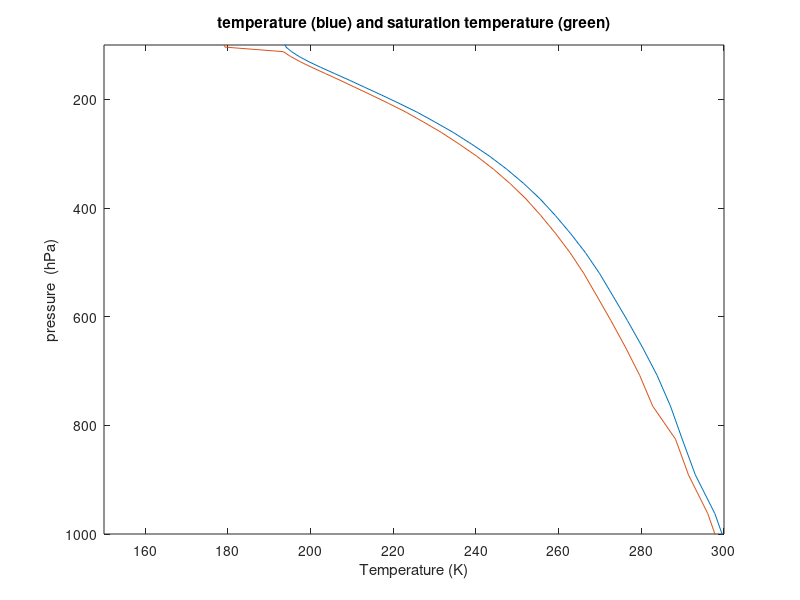

The MATLAB source for this figure:
% MATLAB script:  profile_2.m
% This script shows simple example of reading in data and plotting 
% monthly mean  profiles versus pressure for mixing ratio and
% saturation mixing ratio, also computes and plots  potential temperature
% and equivalent potential temperature.
% Note that data file to be loaded must consist entirely of columns of
% data.
% In the example there are 3 columns corresponding to pressure, 
% temperature, and number of soundings respectively. each column has M rows
% A(3,M) is the matrix containing the data
% The data is given on pressure surfaces
% Hypsometric equation used to get data on geopotential surfaces
clear all                   % clear the workspace
close all                   % close all figures
A = load('tropical_temp.dat');  %load the data
%Define physical constants
g = 9.81;                   % gravity
R = 287;                    % gas constant for dry air
cp = 1004;                  % specific heat at constant press
Ttr = 273.16;               % triple point temperature
Lv = 2.5e6;                 % latent heat of vaporization
estr = 6.11;                % saturation vapor pressure at triple point (hPa)
Rv = 461;                   % gas constant for vapor
eps = 0.622;                % ratio of water vapor mass to dry air mass
                % plot temperature versus pressure 
                % first define an altitude vector with M columns:
s = size(A);    % s is a row vector giving size of A
% Note by using the size function the code will work for data files with
% different numbers of points.  
% Statement below gives z with same number of rows as A.

z(1) = 0;                   % sea level
T0 = 300;                   % surface temperature
p0 = 1010;                  % surface pressure
p = [p0 A(:,1)']; 
T = [T0 A(:,2)'];
for n=1:s(1)                % compute geopotential height
    z(n+1) =z(n)+R/(2*g)*(T(n+1)+T(n))*log(p(n)/p(n+1));
end
hum = 0.75*ones(size(T));   % relative humidity is 75%
hum(1:4) = 0.90;            % boundary layer humidity is 90%
for n = 31:s(1)+1
    hum(n) = 0.1 ;          % stratospheric humidityis 10%
end
% modify tocompute potential temperature  profile
% compute saturation vapor pressure, vapor pressure and mixing ratio
esat = estr*exp(Lv/Rv*(1/Ttr-1./T));        % saturation vapor pressure
eair = hum.*esat;                           % vapor pressure for actual humidity
qv = eps*eair./p;                           % mixing ratio
qvs = eps*esat./p;                          % saturation mixing ratio
Tpsat = 1./(1/Ttr-Rv/Lv*log(eair./estr));   % T for parcel brought to saturation
figure(1)
plot(T,p,Tpsat,p)                   % plot temperature and saturation temperature.
axis ij                             % this statement reverses y-axis order
axis([150 300 100 1000])
xlabel('Temperature (K)'), ylabel('pressure  (hPa)')
title('temperature (blue) and saturation temperature (green)')
%%%%%%%%%%%%%%%%%%%%%%%%%%%%%%%%%%%%%%%%%%%%%%%%%%%%%%%%%%%%%%%%%%%%%%%%%
% Student to compute and plot theta, thetae, thetaes
% CAPE, and parcel vertical velocity profiles with no entrainment
% and with entrainment factor of lambda = 1.e-4